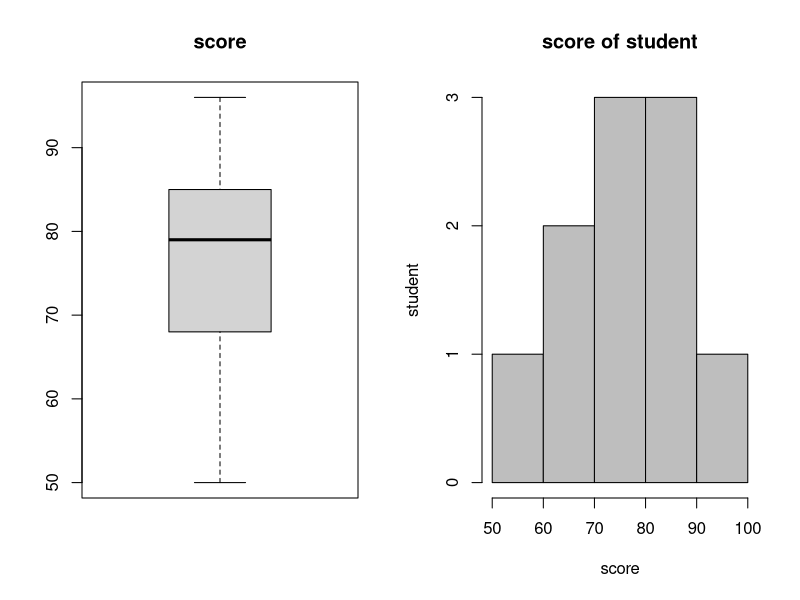

Recreate this plot in R.
# univariate data practice in R by sangmin

# information of data
score <- c(90,85,73,80,85,65,78,50,68,96)
names(score) <- c('KOR', 'ENG', 'ATH', 'HIST', 'SOC', 'MUSIC', 'BIO', 'EARTH', 'PHY', 'ART')

# average, median
mean(score)
median(score)

# the highest score
names(score[which.max(score)])

par(mfrow=c(1, 2))
# box plot
boxplot(score, main="score")
boxplot.stats(score)$out

# histogram
hist(score, main="score of student",
     xlab="score", ylab="student", col="grey")